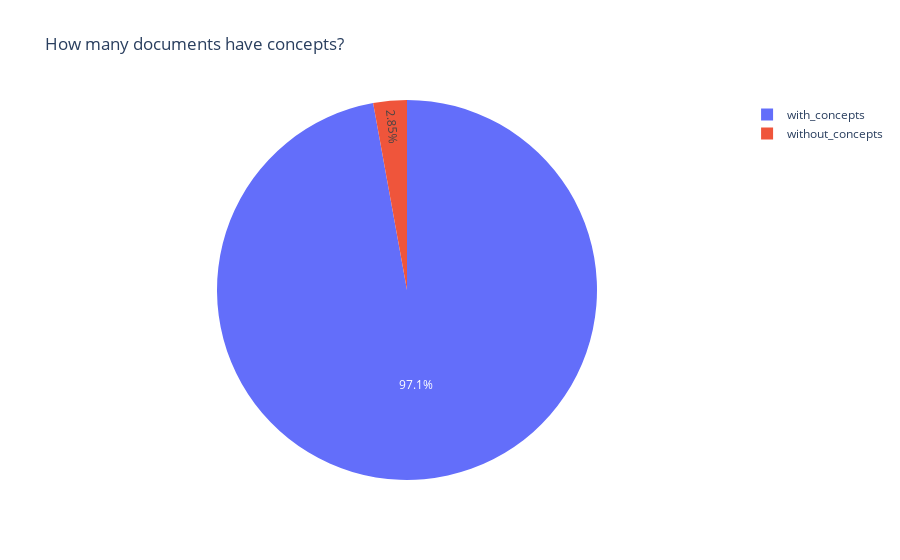

Here is the notebook cell this chart was saved with:
### Markdown cell above
### 3.1 Documents With concepts VS Without 

You'll soon discover that not all documents have associated concepts (eg cause there's no text to extract them from, in some cases). 

Let's see how many:

### Code cell
CONCEPTS_FIELD = "concepts_scores"

df = pd.DataFrame({
    'type': ['with_concepts', 'without_concepts'] ,
    'count': [pubs[CONCEPTS_FIELD].notnull().sum(), pubs[CONCEPTS_FIELD].isnull().sum()]
             })

px.pie(df, 
       names='type', values="count", 
      title = "How many documents have concepts?")

### Figure 1 — Plotly figure (JSON) as saved in the notebook; plotly's stock layout.template omitted (floating-point values rounded to 4 significant figures)
{"data": [{"domain": {"x": [0, 1], "y": [0, 1]}, "hovertemplate": "type=%{label}<br>count=%{value}<extra></extra>", "labels": ["with_concepts", "without_concepts"], "legendgroup": "", "name": "", "showlegend": true, "type": "pie", "values": [8031, 236]}], "layout": {"autosize": true, "legend": {"tracegroupgap": 0}, "title": {"text": "How many documents have concepts?"}}}
